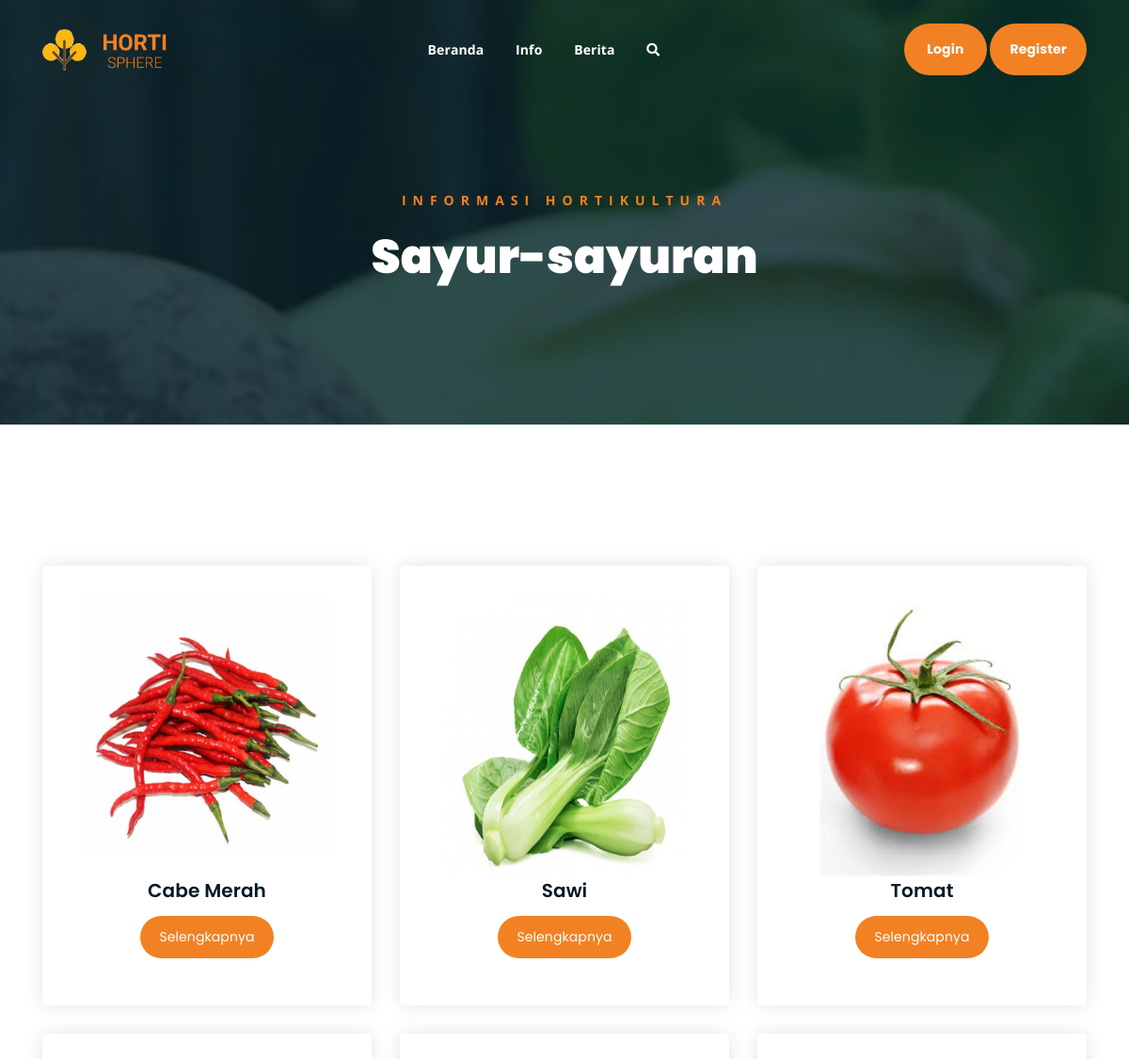
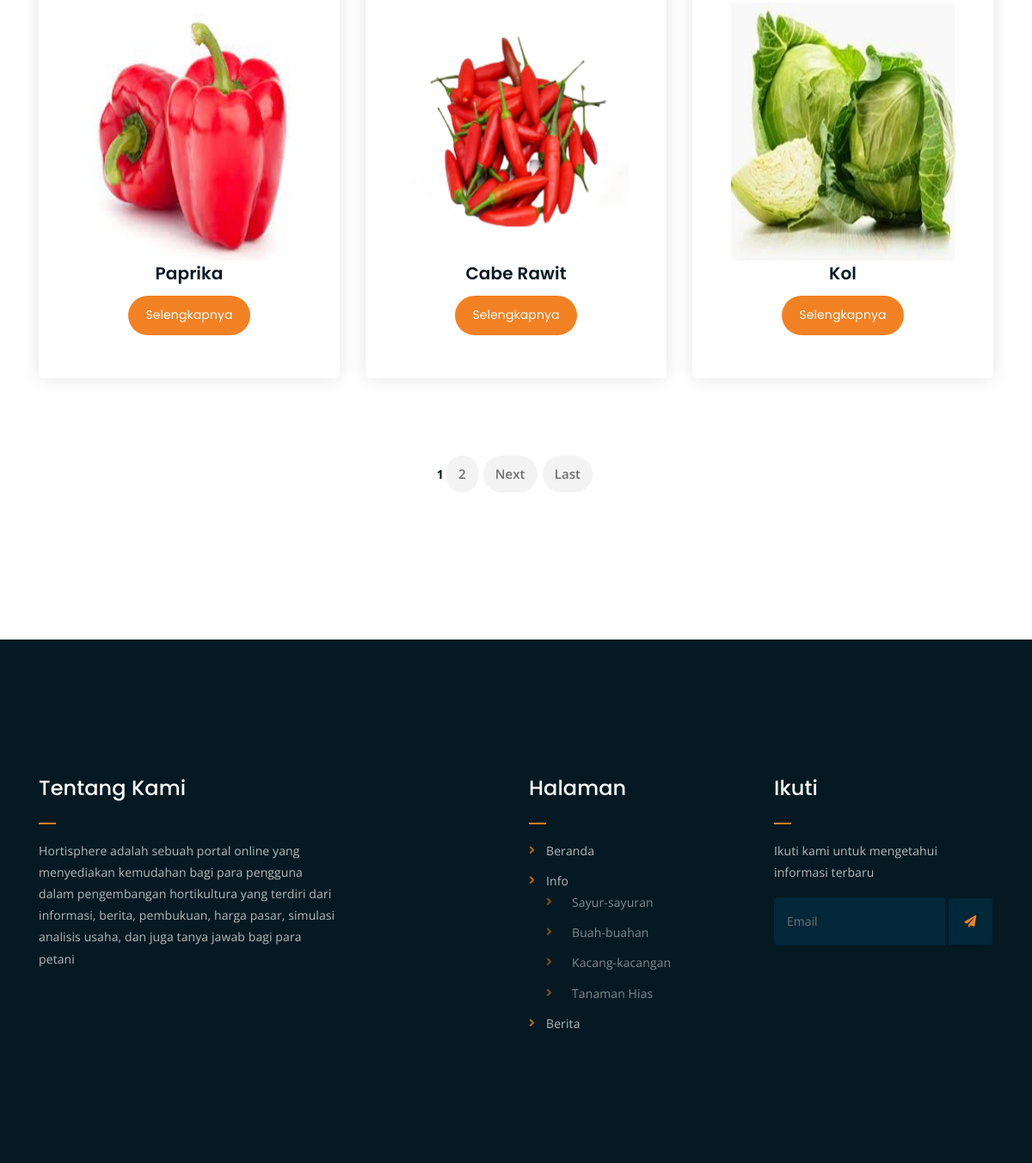
Page /index.php/c_info/sayur on the committed database (2 pictures, top to bottom).
### tables this page shows
CREATE TABLE `informasi` (
  `id_info` int(20) NOT NULL,
  `id_user` int(20) NOT NULL,
  `tanggal_tambah` timestamp NOT NULL DEFAULT CURRENT_TIMESTAMP ON UPDATE CURRENT_TIMESTAMP,
  `jenis` enum('Sayur','Buah','Kacang','Tanaman Hias') NOT NULL,
  `nama_komoditas` varchar(255) NOT NULL,
  `deskripsi_komoditas` longtext,
  `gambar_komoditas` varchar(255) DEFAULT 'default.jpg',
  `persiapan` longtext,
  `pembibitan` longtext,
  `penanaman` longtext,
  `pemeliharaan` longtext,
  `obat_pertanian` longtext
);

### index.php (called while the page is built, shortened)
<?php
require_once BASEPATH.'core/CodeIgniter.php';

### application/config/config.php (called while the page is built, shortened)
<?php
$config['base_url'] = 'http://localhost/hortisphere/';
$config['index_page'] = 'index.php';
$config['uri_protocol']	= 'REQUEST_URI';
$config['url_suffix'] = '';
$config['language']	= 'english';
$config['charset'] = 'UTF-8';
$config['enable_hooks'] = FALSE;
$config['subclass_prefix'] = 'MY_';
$config['composer_autoload'] = FALSE;
$config['permitted_uri_chars'] = 'a-z 0-9~%.:_\-';
$config['enable_query_strings'] = FALSE;
$config['controller_trigger'] = 'c';
$config['function_trigger'] = 'm';
$config['directory_trigger'] = 'd';
$config['allow_get_array'] = TRUE;
$config['log_threshold'] = 0;
$config['log_path'] = '';
$config['log_file_extension'] = '';
$config['log_file_permissions'] = 0644;
$config['log_date_format'] = 'Y-m-d H:i:s';
$config['error_views_path'] = '';
$config['cache_path'] = '';
$config['cache_query_string'] = FALSE;
$config['encryption_key'] = '';
$config['sess_driver'] = 'files';
$config['sess_cookie_name'] = 'ci_session';
$config['sess_expiration'] = 7200;
$config['sess_save_path'] = NULL;
$config['sess_match_ip'] = FALSE;
$config['sess_time_to_update'] = 300;
$config['sess_regenerate_destroy'] = FALSE;
$config['cookie_prefix']	= '';
$config['cookie_domain']	= '';
$config['cookie_path']		= '/';
$config['cookie_secure']	= FALSE;
$config['cookie_httponly'] 	= FALSE;
$config['standardize_newlines'] = FALSE;
$config['global_xss_filtering'] = FALSE;
$config['csrf_protection'] = FALSE;
$config['csrf_token_name'] = 'csrf_test_name';
$config['csrf_cookie_name'] = 'csrf_cookie_name';
$config['csrf_expire'] = 7200;
$config['csrf_regenerate'] = TRUE;
$config['csrf_exclude_uris'] = array();
$config['compress_output'] = FALSE;
$config['time_reference'] = 'local';
$config['rewrite_short_tags'] = FALSE;
$config['proxy_ips'] = '';

### application/models/M_info.php (called while the page is built, shortened)
<?php
class M_info extends CI_Model
{
    public function tampil_info($limit, $start)
    {
        return $this->db->get('informasi', $limit, $start)
            ->result();
    }
}

### application/views/info/v_info_sayur.php (the view)
<div class="breadcrumb-section breadcrumb-bg">
		<div class="container">
			<div class="row">
				<div class="col-lg-8 offset-lg-2 text-center">
					<div class="breadcrumb-text">
						<p>Informasi Hortikultura</p>
						<h1>Sayur-sayuran</h1>
					</div>
				</div>
			</div>
		</div>
	</div>
	<div class="product-section mt-150 mb-150">
		<div class="container">
			<div class="row product-lists">
			<?php
                foreach ($hortisphere as $info) : ?>
				<div class="col-lg-4 col-md-6 text-center">
				<form class="form-horizontal" method="post" action="<?php echo base_url() . 'C_info/sayur' . $info->id_info ?>">
				<?php if($info->jenis=='Sayur'): ?>
					<div class="single-product-item">
						<div class="product-image">
							<img src="<?php echo base_url('upload/komoditas/'.$info->gambar_komoditas) ?>" height="300" width="100" style="display: block; margin: auto;"/>
						</div>
						<h3><?php echo $info->nama_komoditas ?></h3>
						<a href="<?=base_url()?>C_info/detail_info/<?=$info->id_info?>" class="cart-btn"></i> Selengkapnya</a>
					</div>
					<?php endif; ?>
					</form>
				</div>
				<?php endforeach; ?>
			</div>
			<div class="row">
				<div class="col-md-12">
					<div class="card-body">
                  		<?php echo $pagination; ?>
					</div>
				</div>
			</div>
		</div>
	</div>

### application/controllers/C_info.php (shortened to what this page needs)
<?php
class C_info extends CI_Controller
{
    public function __construct()
    {
      $this->load->library('session');
      $this->load->helper('url');
      $this->load->library('upload');
      $this->load->library('pagination');
      $this->load->model('M_info');
    }
    public function sayur()
    {
        $config['base_url'] = site_url('C_info/sayur');
        $config['total_rows'] = $this->db->count_all('informasi');
        $config['per_page'] = 6;
        $config['uri_segment'] = 3;
        $config["num_links"] = 1;
        $config['first_link']       = 'First';
        $config['last_link']        = 'Last';
        $config['next_link']        = 'Next';
        $config['prev_link']        = 'Prev';
        $config['full_tag_open']    = '<div class="pagination-wrap"><nav><ul class="pagination-wrap text-center">';
        $config['full_tag_close']   = '</ul></nav></div>';
        $config['num_tag_open']     = '<li class="page-item">';
        $config['num_tag_close']    = '</li>';
        $config['first_tag_open']   = '<li class="page-item active">';
        $config['first_tag_close']  = '<span class="sr-only">(current)</span></li>';
        $config['next_tag_open']    = '<li class="page-item">';
        $config['next_tagl_close']  = '<span aria-hidden="true">&raquo;</span></li>';
        $config['prev_tag_open']    = '<li class="page-item">';
        $config['prev_tagl_close']  = 'Next</li>';
        $config['first_tag_open']   = '<li class="page-item">';
        $config['first_tagl_close'] = '</li>';
        $config['last_tag_open']    = '<li class="page-item">';
        $config['last_tagl_close']  = '</li>';
        $this->pagination->initialize($config);
        $data['page'] = ($this->uri->segment(3)) ? $this->uri->segment(3) : 0;
        $data['hortisphere'] = $this->M_info->tampil_info($config["per_page"], $data['page']);
        $data['pagination'] = $this->pagination->create_links();
        $this->load->view('templates/header1');
        $this->load->view('info/v_info_sayur',$data);
        $this->load->view('templates/footer');
    }
}

### application/views/templates/header1.php (shortened to what this page needs)
<!DOCTYPE html>
<html lang="en">
<head>
	<link rel="stylesheet" href="<?php echo base_url() ?>assets/css/all.min.css">
	<link rel="stylesheet" href="<?php echo base_url() ?>assets/bootstrap/css/bootstrap.min.css">
	<link rel="stylesheet" href="<?php echo base_url() ?>assets/css/owl.carousel.css">
	<link rel="stylesheet" href="<?php echo base_url() ?>assets/css/magnific-popup.css">
	<link rel="stylesheet" href="<?php echo base_url() ?>assets/css/animate.css">
	<link rel="stylesheet" href="<?php echo base_url() ?>assets/css/meanmenu.min.css">
	<link rel="stylesheet" href="<?php echo base_url() ?>assets/css/main.css">
	<link rel="stylesheet" href="<?php echo base_url() ?>assets/css/responsive.css">
</head>
<body>
	<div class="top-header-area" id="sticker">
		<div class="container">
			<div class="row">
				<div class="col-lg-12 col-sm-12 text-center">
					<div class="main-menu-wrap">
						<div class="site-logo">
							<a href="index.html">
								<img src="<?php echo base_url() ?>assets/img/logoo.png" alt="">
							</a>
						</div>
						<nav class="main-menu">
							<ul>
                                <li><a href="<?= base_url() . 'home/index'; ?>">Beranda</a></li>
								<li><a href="#">Info</a>
								</li>
								<li><a href="<?= base_url() . 'C_berita/lihat_berita'; ?>">Berita</a></li>
								<li>
									<a class="mobile-show search-bar-icon" href="#"><i class="fas fa-search"></i></a>
								</li>
								<li>
									<div class="header-icons">
										<a href="<?= base_url() . 'C_login/index'; ?>" class="boxed-btn">&nbsp&nbsp&nbspLogin&nbsp&nbsp&nbsp</a>
										<a href="<?= base_url() . 'C_register/index'; ?>" class="boxed-btn">&nbsp&nbspRegister&nbsp&nbsp</a>
									</div>
								</li>
							</ul>
						</nav>
					</div>
				</div>
			</div>
		</div>
	</div>

### application/views/templates/footer.php (shortened to what this page needs)
<div class="footer-area">
		<div class="container">
			<div class="row">
				<div class="col-lg-4 col-md-6">
					<div class="footer-box about-widget">
						<h2 class="widget-title">Tentang Kami</h2>
						<p>Hortisphere adalah sebuah portal online yang menyediakan kemudahan bagi para pengguna dalam pengembangan hortikultura yang terdiri dari informasi, berita, pembukuan, harga pasar, simulasi analisis usaha, dan juga tanya jawab bagi para petani</p>
					</div>
				</div>
				<div class="col-lg-2 col-md-6">
				</div>
				<div class="col-lg-3 col-md-6">
					<div class="footer-box pages">
						<h2 class="widget-title">Halaman</h2>
						<ul>
							<li><a href="<?= base_url() . 'home/index'; ?>">Beranda</a></li>
							<li><a href="#">Info</a>
								<ul class="sub-menu">
									<li><a href="<?= base_url() . 'c_info/sayur'; ?>">Sayur-sayuran</a></li>
									<li><a href="<?= base_url() . 'c_info/buah'; ?>">Buah-buahan</a></li>
									<li><a href="<?= base_url() . 'c_info/kacang'; ?>">Kacang-kacangan</a></li>
									<li><a href="<?= base_url() . 'c_info/tanamanhias'; ?>">Tanaman Hias</a></li>
								</ul>
							</li>
							<li><a href="<?= base_url() . 'C_berita/lihat_berita'; ?>">Berita</a></li>
						</ul>
					</div>
				</div>
				<div class="col-lg-3 col-md-6">
					<div class="footer-box subscribe">
						<h2 class="widget-title">Ikuti</h2>
						<p>Ikuti kami untuk mengetahui informasi terbaru</p>
						<form action="https://www.gmail.com">
							<input type="email" placeholder="Email">
							<button type="submit"><i class="fas fa-paper-plane"></i></button>
						</form>
					</div>
				</div>
			</div>
		</div>
	</div>
</body>
</html>

### assets/css/responsive.css (style rules this page uses)
@media only screen and (min-width: 992px) and (max-width: 1200px) { ul.sub-menu li a { padding: 7px 10px; } }

### rows in the picture
informasi: gambar_komoditas (picture), nama_komoditas "Cabe Merah"
informasi: gambar_komoditas (picture), nama_komoditas "Sawi"
informasi: gambar_komoditas (picture), nama_komoditas "Tomat"
informasi: gambar_komoditas (picture), nama_komoditas "Paprika"
informasi: gambar_komoditas (picture), nama_komoditas "Cabe Rawit"
informasi: gambar_komoditas (picture), nama_komoditas "Kol"

### other values in the picture
$pagination "1 2 Next Last"
